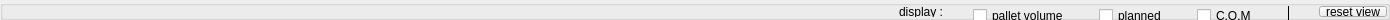
           <widget class="QGroupBox" name="scene_grp">
            <property name="sizePolicy">
             <sizepolicy hsizetype="Preferred" vsizetype="Fixed">
              <horstretch>0</horstretch>
              <verstretch>0</verstretch>
             </sizepolicy>
            </property>
            <property name="minimumSize">
             <size>
              <width>1390</width>
              <height>20</height>
             </size>
            </property>
            <property name="maximumSize">
             <size>
              <width>16777215</width>
              <height>20</height>
             </size>
            </property>
            <property name="title">
             <string/>
            </property>
            <layout class="QHBoxLayout" name="horizontalLayout">
             <property name="spacing">
              <number>10</number>
             </property>
             <property name="leftMargin">
              <number>0</number>
             </property>
             <property name="topMargin">
              <number>0</number>
             </property>
             <property name="rightMargin">
              <number>0</number>
             </property>
             <property name="bottomMargin">
              <number>0</number>
             </property>
             <item>
              <spacer name="horizontalSpacer_7">
               <property name="orientation">
                <enum>Qt::Horizontal</enum>
               </property>
               <property name="sizeHint" stdset="0">
                <size>
                 <width>40</width>
                 <height>20</height>
                </size>
               </property>
              </spacer>
             </item>
             <item>
              <widget class="QLabel" name="label_2">
               <property name="text">
                <string>display :</string>
               </property>
              </widget>
             </item>
             <item>
              <spacer name="horizontalSpacer_20">
               <property name="orientation">
                <enum>Qt::Horizontal</enum>
               </property>
               <property name="sizeType">
                <enum>QSizePolicy::Fixed</enum>
               </property>
               <property name="sizeHint" stdset="0">
                <size>
                 <width>20</width>
                 <height>20</height>
                </size>
               </property>
              </spacer>
             </item>
             <item>
              <widget class="QCheckBox" name="volumeviewBtn">
               <property name="minimumSize">
                <size>
                 <width>0</width>
                 <height>20</height>
                </size>
               </property>
               <property name="maximumSize">
                <size>
                 <width>16777215</width>
                 <height>20</height>
                </size>
               </property>
               <property name="text">
                <string>pallet volume</string>
               </property>
              </widget>
             </item>
             <item>
              <spacer name="horizontalSpacer_9">
               <property name="orientation">
                <enum>Qt::Horizontal</enum>
               </property>
               <property name="sizeType">
                <enum>QSizePolicy::Fixed</enum>
               </property>
               <property name="sizeHint" stdset="0">
                <size>
                 <width>20</width>
                 <height>20</height>
                </size>
               </property>
              </spacer>
             </item>
             <item>
              <widget class="QCheckBox" name="plannedviewBtn">
               <property name="minimumSize">
                <size>
                 <width>0</width>
                 <height>20</height>
                </size>
               </property>
               <property name="maximumSize">
                <size>
                 <width>16777215</width>
                 <height>20</height>
                </size>
               </property>
               <property name="text">
                <string>planned</string>
               </property>
              </widget>
             </item>
             <item>
              <spacer name="horizontalSpacer_8">
               <property name="orientation">
                <enum>Qt::Horizontal</enum>
               </property>
               <property name="sizeType">
                <enum>QSizePolicy::Fixed</enum>
               </property>
               <property name="sizeHint" stdset="0">
                <size>
                 <width>20</width>
                 <height>20</height>
                </size>
               </property>
              </spacer>
             </item>
             <item>
              <widget class="QCheckBox" name="comviewBtn">
               <property name="minimumSize">
                <size>
                 <width>0</width>
                 <height>20</height>
                </size>
               </property>
               <property name="maximumSize">
                <size>
                 <width>16777215</width>
                 <height>20</height>
                </size>
               </property>
               <property name="text">
                <string>C.O.M</string>
               </property>
              </widget>
             </item>
             <item>
              <spacer name="horizontalSpacer_10">
               <property name="orientation">
                <enum>Qt::Horizontal</enum>
               </property>
               <property name="sizeType">
                <enum>QSizePolicy::Fixed</enum>
               </property>
               <property name="sizeHint" stdset="0">
                <size>
                 <width>20</width>
                 <height>20</height>
                </size>
               </property>
              </spacer>
             </item>
             <item>
              <widget class="Line" name="line_3">
               <property name="sizePolicy">
                <sizepolicy hsizetype="Fixed" vsizetype="Fixed">
                 <horstretch>0</horstretch>
                 <verstretch>0</verstretch>
                </sizepolicy>
               </property>
               <property name="minimumSize">
                <size>
                 <width>2</width>
                 <height>20</height>
                </size>
               </property>
               <property name="maximumSize">
                <size>
                 <width>2</width>
                 <height>19</height>
                </size>
               </property>
               <property name="frameShadow">
                <enum>QFrame::Plain</enum>
               </property>
               <property name="orientation">
                <enum>Qt::Vertical</enum>
               </property>
              </widget>
             </item>
             <item>
              <spacer name="horizontalSpacer_11">
               <property name="orientation">
                <enum>Qt::Horizontal</enum>
               </property>
               <property name="sizeType">
                <enum>QSizePolicy::Fixed</enum>
               </property>
               <property name="sizeHint" stdset="0">
                <size>
                 <width>20</width>
                 <height>20</height>
                </size>
               </property>
              </spacer>
             </item>
             <item>
              <widget class="QToolButton" name="resetviewBtn">
               <property name="text">
                <string>reset view</string>
               </property>
               <property name="icon">
                <iconset resource="../deps/resources/resource.qrc">
                 <normaloff>:/images/resetview_en.png</normaloff>:/images/resetview_en.png</iconset>
               </property>
               <property name="iconSize">
                <size>
                 <width>20</width>
                 <height>20</height>
                </size>
               </property>
               <property name="toolButtonStyle">
                <enum>Qt::ToolButtonTextBesideIcon</enum>
               </property>
               <property name="class" stdset="0">
                <string>QToolButton3</string>
               </property>
              </widget>
             </item>
            </layout>
           </widget>
